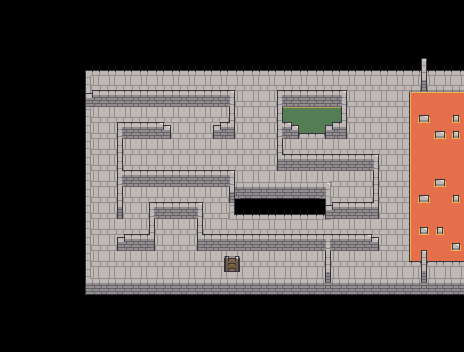

Below is a game level as drawn by its tile map, then a one-line description and the .tmx file that defines it, in full:
An orthogonal 29x22 tile map with 16x16 px tiles, 2 tile layers (Floor, Wall), 3 tilesets.

<map version="1.5" tiledversion="1.7.2" orientation="orthogonal" renderorder="right-down" width="29" height="22" tilewidth="16" tileheight="16" infinite="0" nextlayerid="3" nextobjectid="1">
 <tileset firstgid="1" source="dungeon_.tsx" />
 <tileset firstgid="281" source="dungeonDecoration_1.tsx" />
 <tileset firstgid="729" source="waterLavaAcid_.tsx" />
 <layer id="1" name="Floor" width="29" height="22">
  <data encoding="csv">
0,0,0,0,0,0,0,0,0,0,0,0,0,0,0,0,0,0,0,0,0,0,0,0,0,0,0,0,0,
0,0,0,0,0,0,0,0,0,0,0,0,0,0,0,0,0,0,0,0,0,0,0,0,0,0,0,0,0,
0,0,0,0,0,0,0,0,0,0,0,0,0,0,0,0,0,0,0,0,0,0,0,0,0,0,0,0,0,
0,0,0,0,0,0,0,0,0,0,0,0,0,0,0,0,0,0,0,0,0,0,0,0,0,0,0,0,0,
0,0,0,0,0,146,147,147,147,147,147,147,147,147,147,147,147,147,147,147,147,147,147,147,147,147,147,147,147,
0,0,0,0,0,160,161,161,161,161,161,161,161,161,161,161,161,161,161,161,161,161,161,161,161,796,794,794,794,
0,0,0,0,0,160,161,161,161,161,161,161,161,161,161,161,161,897,895,895,895,898,161,161,161,776,777,777,777,
0,0,0,0,0,160,161,161,161,161,161,161,161,161,161,161,161,877,878,878,878,875,161,161,161,776,813,777,814,
0,0,0,0,0,160,161,161,161,161,161,161,161,161,161,161,161,916,857,857,857,917,161,161,161,776,777,813,814,
0,0,0,0,0,160,161,161,161,161,161,161,161,161,161,161,161,161,161,161,161,161,161,161,161,776,777,777,777,
0,0,0,0,0,160,161,161,161,161,161,161,161,161,161,161,161,161,161,161,161,161,161,161,161,776,777,777,777,
0,0,0,0,0,160,161,161,161,161,161,161,161,161,145,175,175,175,175,175,149,161,161,161,161,776,777,813,777,
0,0,0,0,0,160,161,161,161,161,161,161,161,161,159,189,189,189,189,189,163,161,161,161,161,776,813,777,814,
0,0,0,0,0,160,161,161,161,161,161,161,161,161,173,147,147,147,147,147,177,161,161,161,161,776,777,777,777,
0,0,0,0,0,160,161,161,161,161,161,161,161,161,161,161,161,161,161,161,161,161,161,161,161,776,812,814,777,
0,0,0,0,0,160,161,161,161,161,161,161,161,161,161,161,161,161,161,161,161,161,161,161,161,776,777,777,812,
0,0,0,0,0,160,161,161,161,161,161,161,161,161,421,161,161,161,161,161,161,161,161,161,161,815,756,756,756,
0,0,0,0,0,174,175,175,175,175,175,175,175,175,175,175,175,175,175,175,175,175,175,175,175,175,175,175,175,
0,0,0,0,0,188,189,189,189,189,189,189,189,189,189,189,189,189,189,189,189,189,189,189,189,189,189,189,189,
0,0,0,0,0,0,0,0,0,0,0,0,0,0,0,0,0,0,0,0,0,0,0,0,0,0,0,0,0,
0,0,0,0,0,0,0,0,0,0,0,0,0,0,0,0,0,0,0,0,0,0,0,0,0,0,0,0,0,
0,0,0,0,0,0,0,0,0,0,0,0,0,0,0,0,0,0,0,0,0,0,0,0,0,0,0,0,0
</data>
 </layer>
 <layer id="2" name="Wall" width="29" height="22">
  <data encoding="csv">
0,0,0,0,0,0,0,0,0,0,0,0,0,0,0,0,0,0,0,0,0,0,0,0,0,0,0,0,0,
0,0,0,0,0,0,0,0,0,0,0,0,0,0,0,0,0,0,0,0,0,0,0,0,0,0,0,0,0,
0,0,0,0,0,0,0,0,0,0,0,0,0,0,0,0,0,0,0,0,0,0,0,0,0,0,0,0,0,
0,0,0,0,0,0,0,0,0,0,0,0,0,0,0,0,0,0,0,0,0,0,0,0,0,0,20,0,0,
0,0,0,0,0,0,0,0,0,0,0,0,0,0,0,0,0,0,0,0,0,0,0,0,0,0,34,0,0,
0,0,0,0,0,49,59,59,59,59,59,59,59,59,19,0,0,16,59,59,59,19,0,0,0,0,62,0,0,
0,0,0,0,0,63,73,73,73,73,73,73,73,73,33,0,0,30,73,73,73,33,0,0,0,0,0,0,0,
0,0,0,0,0,0,0,16,59,59,50,0,0,49,89,0,0,58,50,0,49,89,0,0,0,0,0,0,0,
0,0,0,0,0,0,0,30,73,73,64,0,0,63,103,0,0,72,64,0,63,103,0,0,0,0,0,0,0,
0,0,0,0,0,0,0,47,0,0,0,0,0,0,0,0,0,86,59,59,59,59,59,19,0,0,0,0,0,
0,0,0,0,0,0,0,58,59,59,59,59,59,59,19,0,0,100,73,73,73,73,73,33,0,0,0,0,0,
0,0,0,0,0,0,0,72,73,73,73,73,73,73,33,0,0,0,0,0,0,0,0,47,0,0,0,0,0,
0,0,0,0,0,0,0,48,0,16,59,59,19,0,62,0,0,0,0,0,49,59,59,89,0,0,0,0,0,
0,0,0,0,0,0,0,62,0,30,73,73,33,0,0,0,0,0,0,0,63,73,73,103,0,0,0,0,0,
0,0,0,0,0,0,0,49,59,89,0,0,86,59,59,59,59,59,59,59,18,59,59,50,0,0,0,0,0,
0,0,0,0,0,0,0,63,73,103,0,0,100,73,73,73,73,73,73,73,32,73,73,64,0,0,20,0,0,
0,0,0,0,0,0,0,0,0,0,0,0,0,0,0,0,0,0,0,0,47,0,0,0,0,0,48,0,0,
0,0,0,0,0,0,0,0,0,0,0,0,0,0,0,0,0,0,0,0,62,0,0,0,0,0,62,0,0,
0,0,0,0,0,0,0,0,0,0,0,0,0,0,0,0,0,0,0,0,0,0,0,0,0,0,0,0,0,
0,0,0,0,0,0,0,0,0,0,0,0,0,0,0,0,0,0,0,0,0,0,0,0,0,0,0,0,0,
0,0,0,0,0,0,0,0,0,0,0,0,0,0,0,0,0,0,0,0,0,0,0,0,0,0,0,0,0,
0,0,0,0,0,0,0,0,0,0,0,0,0,0,0,0,0,0,0,0,0,0,0,0,0,0,0,0,0
</data>
 </layer>
</map>
